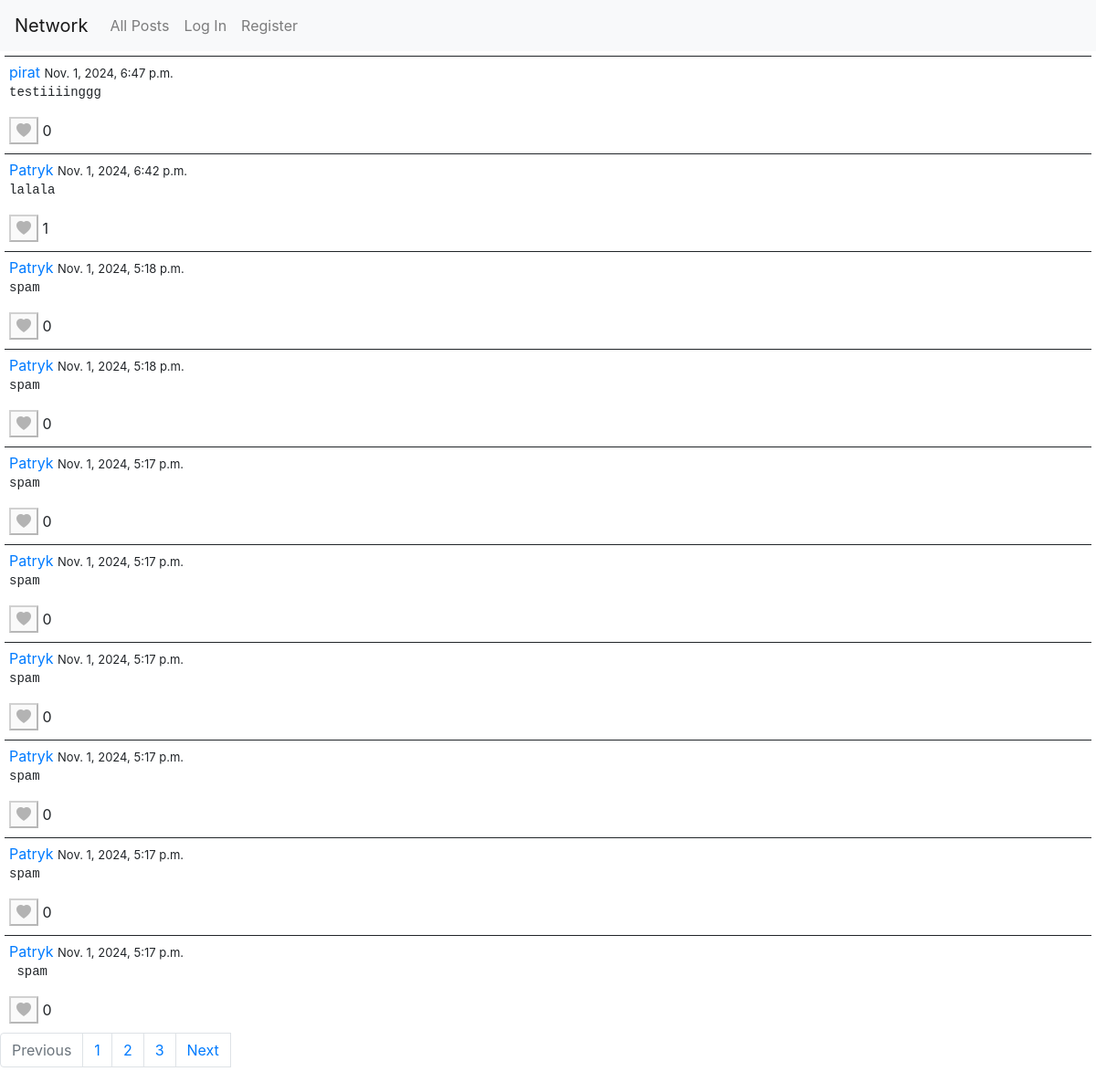
The app's page /, older data.
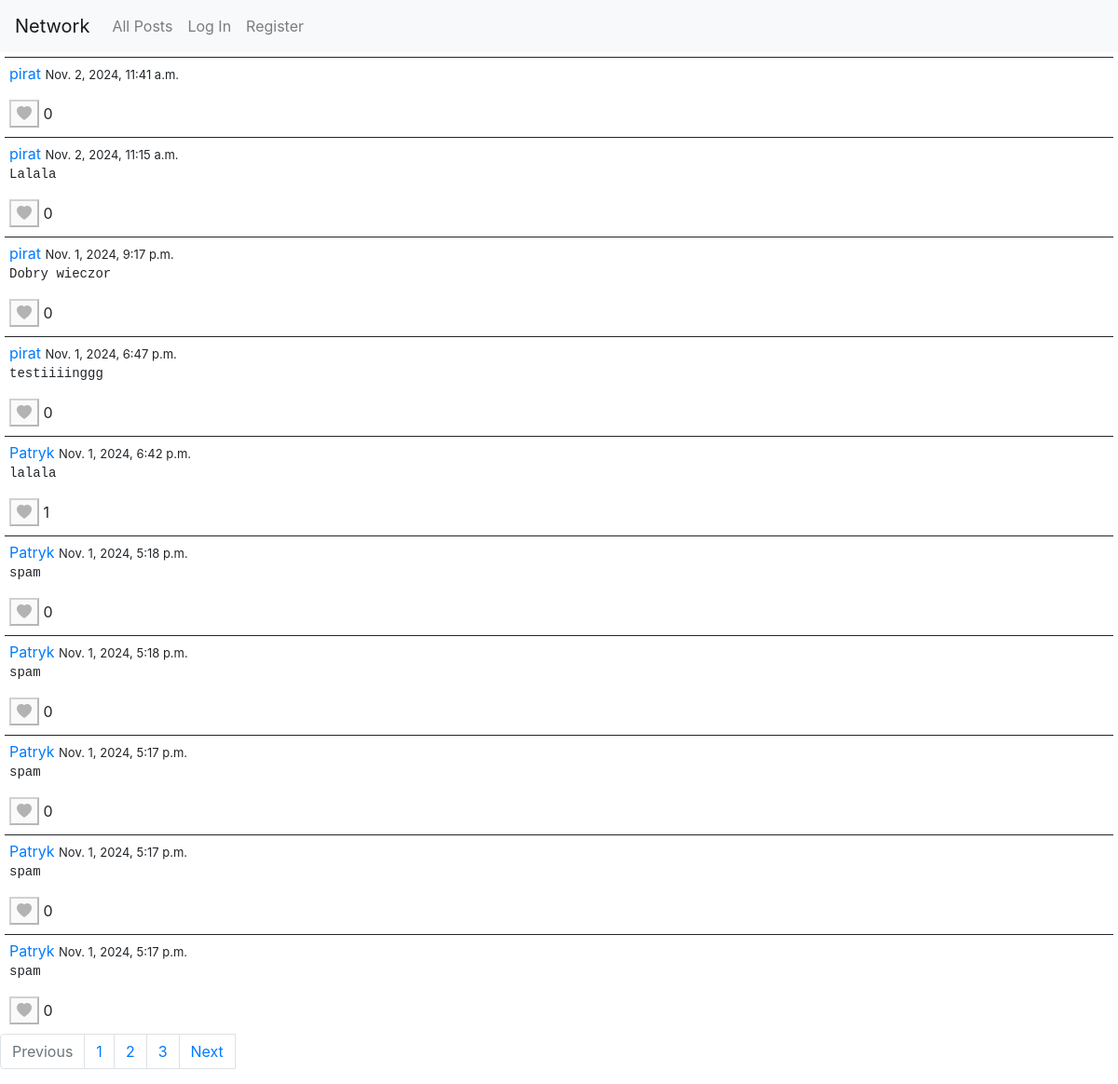
The same page, newer data.
### network/models.py (models this page shows, shortened)
class Post(models.Model):
    user = models.ForeignKey(User, on_delete=models.CASCADE, related_name="posts")
    body = models.TextField(blank=True)
    timestamp = models.DateTimeField(auto_now_add=True)
    likes = models.ManyToManyField(User, blank=True, related_name="liked_posts")

class User(AbstractUser):
    following = models.ManyToManyField("self", symmetrical=False, related_name="followers")

### network/views.py (the view)
# urls.py: path("", views.index, name="index"),
def index(request):
    posts = Post.objects.all().order_by("-timestamp")
    paginator, page = paginate_queryset(request, posts, 10)
    return render(request, "network/index.html", {
        "paginator": paginator,
        "page_data": page,
        "pagination_base_url": "index"
    })

### network/utils.py (called while the page is built)
def paginate_queryset(request, queryset, per_page=10):
    paginator = Paginator(queryset, per_page)
    page_number = request.GET.get("page")
    page = paginator.get_page(page_number)
    return paginator, page

### network/templates/network/index.html (shortened to what this page needs)
{% extends "network/layout.html" %}
{% load static %}
{% block body %}
<div class="feed">
    {% for post in page_data%}
    <div class="post" data-post-id="{{ post.id }}">
        <a href="{% url "user_profile" post.user.id %}">{{post.user}}</a>
        <span class="timestamp"> {{post.timestamp}} </span>
        <pre>{{post.body}}</pre>
        {% if user.is_authenticated %}
            {% if user in post.likes.all %}
                <button class="like-btn" data-post-id="{{ post.id }}"><i class="bi bi-heart-fill"></i></button>
            {% else %}
                <button class="like-btn" data-post-id="{{ post.id }}"><i class="bi bi-heart"></i></button>
            {% endif %}
        {% else %}
        <button id="like-btn-disabled" class="like-btn" disabled data-tooltip="You must be logged in"><i class="bi bi-heart-fill"></i></button>
        {% endif %}
        <span class="like-count" data-post-id="{{ post.id }}">{{ post.likes.count }}</span>
    </div>
    {% endfor %}
</div>
<ul class="pagination">
    {% if page_data.has_previous %}
        <a class="page-link" href="{% if user_id %}{% url pagination_base_url user_id %}{% else %}{% url pagination_base_url %}{% endif %}?page={{page_data.previous_page_number}}">Previous</a>
    {% else %}
    <li class="page-item disabled">
        <a class="page-link" tabindex="-1">Previous</a>
    </li>
    {% endif %}
    {% for page in paginator.page_range %}
        <li class="page-item"><a class="page-link" href="{% if user_id %}{% url pagination_base_url user_id %}{% else %}{% url pagination_base_url %}{% endif %}?page={{page}}">{{page}}</a></li>
    {% endfor %}
    {% if page_data.has_next %}
        <a class="page-link" id="next-page" href="{% if user_id %}{% url pagination_base_url user_id %}{% else %}{% url pagination_base_url %}{% endif %}?page={{page_data.next_page_number}}">Next</a>
    {% else %}
        <li class="page-item disabled">
            <a class="page-link" >Next</a>
        </li>
    {% endif %}
</ul>
{% endblock %}

Row changes from the older to the newer data that the page shows:
no longer on this page (row unchanged): Post: user "Patryk", timestamp "Nov. 1, 2024, 5:17 p.m.", body "spam", likes.count "0"
no longer on this page (row unchanged): Post: user "Patryk", timestamp "Nov. 1, 2024, 5:17 p.m.", body "spam", likes.count "0"
no longer on this page (row unchanged): Post: user "Patryk", timestamp "Nov. 1, 2024, 5:17 p.m.", body "spam", likes.count "0"
added Post: user "pirat", timestamp "Nov. 2, 2024, 11:41 a.m.", likes.count "0"
added Post: user "pirat", timestamp "Nov. 2, 2024, 11:15 a.m.", body "Lalala", likes.count "0"
added Post: user "pirat", timestamp "Nov. 1, 2024, 9:17 p.m.", body "Dobry wieczor", likes.count "0"
